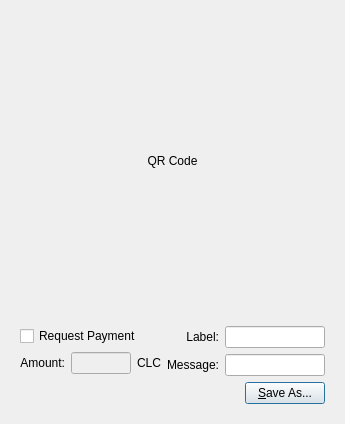
<?xml version="1.0" encoding="UTF-8"?>
<ui version="4.0">
 <class>QRCodeDialog</class>
 <widget class="QDialog" name="QRCodeDialog">
  <property name="geometry">
   <rect>
    <x>0</x>
    <y>0</y>
    <width>320</width>
    <height>404</height>
   </rect>
  </property>
  <property name="windowTitle">
   <string>Dialog</string>
  </property>
  <layout class="QVBoxLayout" name="verticalLayout_3">
   <item>
    <widget class="QLabel" name="lblQRCode">
     <property name="sizePolicy">
      <sizepolicy hsizetype="Expanding" vsizetype="Expanding">
       <horstretch>0</horstretch>
       <verstretch>0</verstretch>
      </sizepolicy>
     </property>
     <property name="minimumSize">
      <size>
       <width>300</width>
       <height>300</height>
      </size>
     </property>
     <property name="text">
      <string>QR Code</string>
     </property>
     <property name="alignment">
      <set>Qt::AlignCenter</set>
     </property>
    </widget>
   </item>
   <item>
    <widget class="QWidget" name="widget" native="true">
     <layout class="QVBoxLayout" name="verticalLayout_2">
      <item>
       <layout class="QHBoxLayout" name="horizontalLayout_2">
        <item>
         <layout class="QVBoxLayout" name="verticalLayout">
          <item>
           <widget class="QCheckBox" name="chkReq">
            <property name="enabled">
             <bool>true</bool>
            </property>
            <property name="text">
             <string>Request Payment</string>
            </property>
           </widget>
          </item>
          <item>
           <layout class="QHBoxLayout" name="horizontalLayout">
            <item>
             <widget class="QLabel" name="lblAm1">
              <property name="sizePolicy">
               <sizepolicy hsizetype="Preferred" vsizetype="Maximum">
                <horstretch>0</horstretch>
                <verstretch>0</verstretch>
               </sizepolicy>
              </property>
              <property name="text">
               <string>Amount:</string>
              </property>
              <property name="alignment">
               <set>Qt::AlignRight|Qt::AlignTrailing|Qt::AlignVCenter</set>
              </property>
              <property name="buddy">
               <cstring>lnReqAmount</cstring>
              </property>
             </widget>
            </item>
            <item>
             <widget class="QLineEdit" name="lnReqAmount">
              <property name="enabled">
               <bool>false</bool>
              </property>
              <property name="minimumSize">
               <size>
                <width>60</width>
                <height>0</height>
               </size>
              </property>
              <property name="alignment">
               <set>Qt::AlignRight|Qt::AlignTrailing|Qt::AlignVCenter</set>
              </property>
             </widget>
            </item>
            <item>
             <widget class="QLabel" name="lblAm2">
              <property name="sizePolicy">
               <sizepolicy hsizetype="Preferred" vsizetype="Maximum">
                <horstretch>0</horstretch>
                <verstretch>0</verstretch>
               </sizepolicy>
              </property>
              <property name="text">
               <string>CLC</string>
              </property>
              <property name="buddy">
               <cstring>lnReqAmount</cstring>
              </property>
             </widget>
            </item>
           </layout>
          </item>
         </layout>
        </item>
        <item>
         <layout class="QGridLayout" name="gridLayout">
          <item row="0" column="0">
           <widget class="QLabel" name="label_3">
            <property name="text">
             <string>Label:</string>
            </property>
            <property name="alignment">
             <set>Qt::AlignRight|Qt::AlignTrailing|Qt::AlignVCenter</set>
            </property>
            <property name="buddy">
             <cstring>lnLabel</cstring>
            </property>
           </widget>
          </item>
          <item row="0" column="1">
           <widget class="QLineEdit" name="lnLabel">
            <property name="minimumSize">
             <size>
              <width>100</width>
              <height>0</height>
             </size>
            </property>
           </widget>
          </item>
          <item row="1" column="0">
           <widget class="QLabel" name="label_4">
            <property name="text">
             <string>Message:</string>
            </property>
            <property name="alignment">
             <set>Qt::AlignRight|Qt::AlignTrailing|Qt::AlignVCenter</set>
            </property>
            <property name="buddy">
             <cstring>lnMessage</cstring>
            </property>
           </widget>
          </item>
          <item row="1" column="1">
           <widget class="QLineEdit" name="lnMessage">
            <property name="minimumSize">
             <size>
              <width>100</width>
              <height>0</height>
             </size>
            </property>
           </widget>
          </item>
         </layout>
        </item>
       </layout>
      </item>
      <item>
       <layout class="QHBoxLayout" name="horizontalLayout_3">
        <item>
         <spacer name="horizontalSpacer">
          <property name="orientation">
           <enum>Qt::Horizontal</enum>
          </property>
          <property name="sizeHint" stdset="0">
           <size>
            <width>40</width>
            <height>20</height>
           </size>
          </property>
         </spacer>
        </item>
        <item>
         <widget class="QPushButton" name="btnSaveAs">
          <property name="text">
           <string>&amp;Save As...</string>
          </property>
         </widget>
        </item>
       </layout>
      </item>
     </layout>
    </widget>
   </item>
  </layout>
 </widget>
 <resources/>
 <connections>
  <connection>
   <sender>chkReq</sender>
   <signal>clicked(bool)</signal>
   <receiver>lnReqAmount</receiver>
   <slot>setEnabled(bool)</slot>
   <hints>
    <hint type="sourcelabel">
     <x>92</x>
     <y>285</y>
    </hint>
    <hint type="destinationlabel">
     <x>98</x>
     <y>311</y>
    </hint>
   </hints>
  </connection>
 </connections>
</ui>
